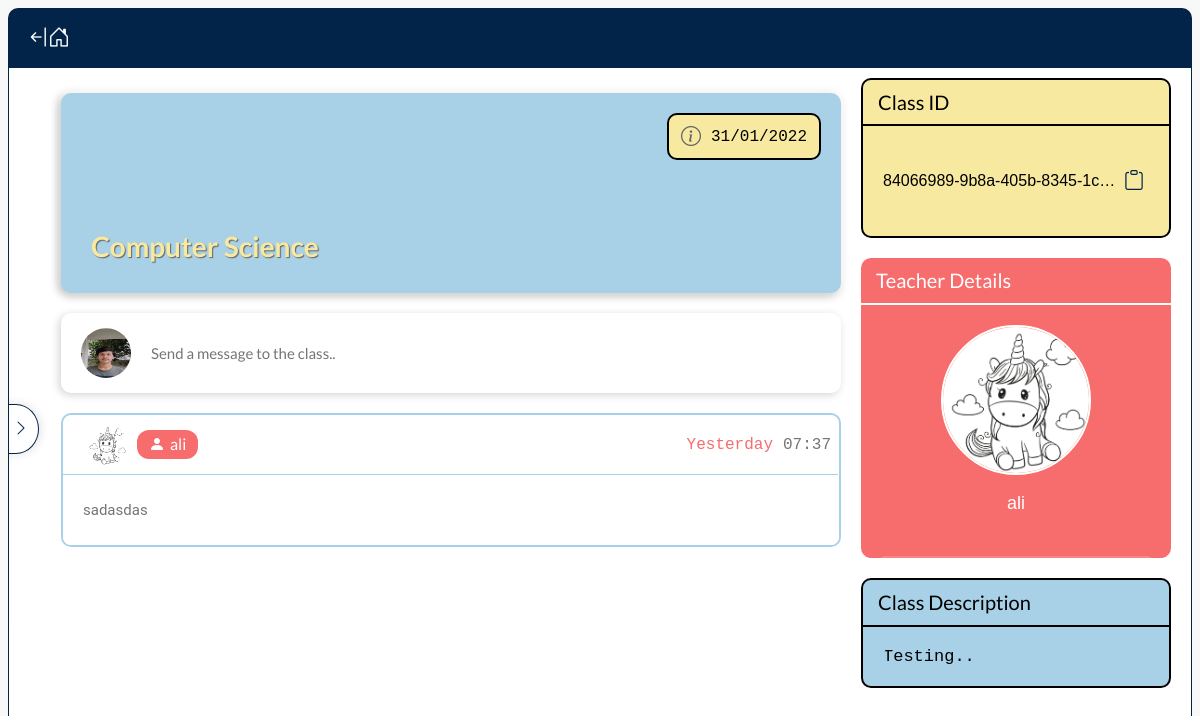
Before: /class/840669899b8a405b83451c50ae6abf59/ (signed in) with the older database file.
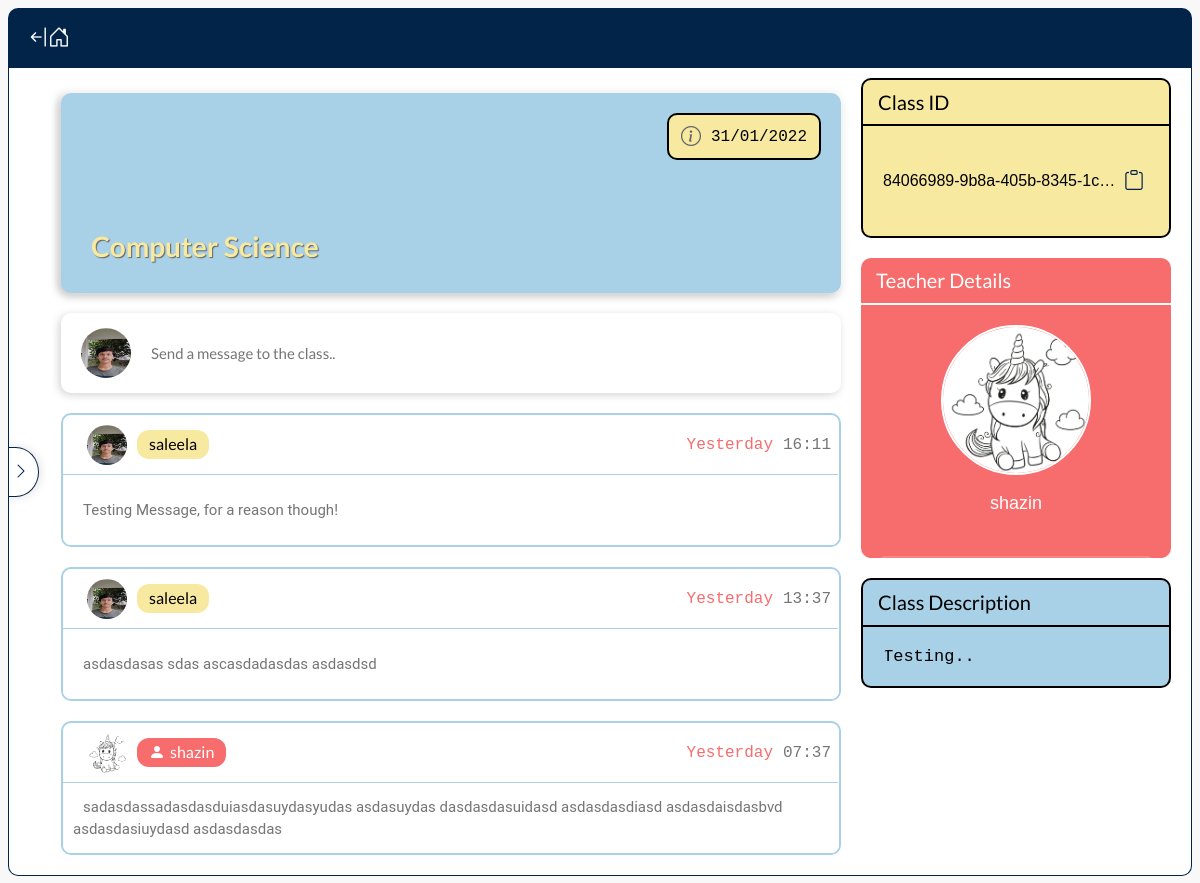
After: the same page with the newer database file.
### classmenu/models.py (models this page shows, shortened)
class MessagePublic(models.Model):
    content = models.CharField(max_length=300, blank=False, null=False)
    class_obj = models.ForeignKey(Class, on_delete=models.CASCADE)
    user = models.ForeignKey(CustomUser, on_delete=models.CASCADE)
    files = models.ManyToManyField(File, blank=True)
    urls = models.ManyToManyField(Url, blank=True)
    date = models.DateTimeField(auto_now_add=True)
    @property
    def formatted_date(self):
        from home.backends import check_if_today_or_yesterday
        return check_if_today_or_yesterday(self.date)
    @property
    def time_only(self):
        from home.backends import get_IST_from_UTC, add_zero_to_left
        ISTDate = get_IST_from_UTC(self.date)
        return f'{add_zero_to_left(ISTDate.hour)}:{add_zero_to_left(ISTDate.minute)}'

### register/models.py (models this page shows, shortened)
class CustomUser(AbstractBaseUser):
    email = models.EmailField(verbose_name='email', max_length=254, unique=True)
    username = models.CharField(max_length=30, unique=False)
    date_joined = models.DateTimeField(verbose_name='date joined', auto_now_add=True)
    last_login = models.DateTimeField(verbose_name='last login', auto_now=True)
    is_admin = models.BooleanField(default=False)
    is_active = models.BooleanField(default=True)
    is_staff = models.BooleanField(default=False)
    is_superuser = models.BooleanField(default=False)
    account_type = models.CharField(max_length=7, choices=ACCOUNT_TYPES, blank=False, null=False)
    profile_pic = models.ImageField(blank=True, upload_to=get_image_upload_location, default='profile/default.jpg')
    bio = models.TextField(max_length=300, null=True, blank=True)
    is_email_verified = models.BooleanField(default=False)
    image_storage_id = models.UUIDField(default=uuid.uuid4, editable=False)
    objects = CustomUserManager()
    USERNAME_FIELD = 'email'
    REQUIRED_FIELDS = ['username', 'account_type']
    @property
    def profile_pic_path(self):
        return f'/media/{self.profile_pic}'

### home/models.py (models this page shows, shortened)
class Class(models.Model):
    id = models.UUIDField(primary_key=True, default=uuid.uuid4, editable=False)
    teacher = models.ForeignKey(CustomUser, on_delete=models.CASCADE)
    title = models.CharField(max_length=80, null=False, blank=False)
    description = models.CharField(max_length=300, null=False, blank=False)
    date_started = models.DateTimeField(auto_now_add=True)
    active = models.BooleanField(default=True)
    @property
    def formatted_date(self):
        from .backends import check_if_today_or_yesterday
        return check_if_today_or_yesterday(self.date_started)

### classmenu/views.py (the view)
# urls.py: path('<classID>/', ClassMenuView.as_view()),
class ClassMenuView(View):
    @classentry_check()
    def get(self, request, classID):
        classObj = Class.objects.get(id=classID)
        return render(request, 'classmenu/class.html', {
            'classObj' : classObj,
            'msgObjects' : classObj.messagepublic_set.all(),
        })

### templates/classmenu/class.html (shortened to what this page needs)
{% extends 'classmenu/base.html' %}
{% load static %}
{% block headextraextra %}
<link rel='stylesheet' href="{% static 'css/classmenu/class.css' %}">
{% endblock headextraextra %}
{% block bodyextra %}
<div class="main-content">
    <div class="item header">
        <div class="date-box">
            <i class="bi bi-info-circle"></i>
            <span>{{ classObj.formatted_date }}</span>
        </div>
        <h1>{{ classObj.title }}</h1>
    </div>
    <div class="item msg-div">
        <div class="dummy-overlay">
            <img src="{{ user.profile_pic_path }}">
            <span>Send a message to the class..</span>
        </div>
                        {% include 'blocks/attach-files.html' %}
    </div>
    <div class="all-messages">
        {% for msgObj in msgObjects %}
            <div class="item recieve-msg">
                <div class="top-bar">
                    <img src="{{ msgObj.user.profile_pic_path }}">
                    {% if msgObj.user == classObj.teacher %}
                        <div class="sender-name" style="color: white; background-color: var(--tertiary-color);">
                            <i class="bi bi-person-fill"></i>
                    {% else %}
                        <div class="sender-name">
                    {% endif %}
                            <span>{{ msgObj.user.username }}</span>
                        </div>
                    {% if msgObj.formatted_date == 'Today' or msgObj.formatted_date == 'Yesterday' %}
                        <div class="date" style="color: var(--tertiary-color)"><span>{{ msgObj.formatted_date }}</span></div>
                        {% else %}
                        <div class="date" style="color: rgb(71, 71, 71)"><span>{{ msgObj.formatted_date }}</span></div>
                    {% endif %}
                    <div class="time"><span>{{ msgObj.time_only }}</span></div>
                </div>
                <div class="content-box">
                    <p>{{ msgObj.content }}</p>
                </div>
            </div>
        {% endfor %}
    </div>
</div>
<div class="right-content" tabindex="0">
    <div class="item class-id">
        <div class="header">Class ID</div>
        <div class="id-box">
            <span>{{ classObj.id }}</span>
            <div class="icon-box" title="copy">
                <i class="bi bi-clipboard"></i>
            </div>
        </div>
    </div>
    <div class="item teacher-details">
        <div class="header">Teacher Details</div>
        <div class="sub-box">
            <img src="{{ classObj.teacher.profile_pic_path }}"></img>
            <div class="name-box"><p>{{ classObj.teacher.username }}</p></div>
        </div>
        <div class="extra-box">
            <div class="bio-box">{{ classObj.teacher.bio }}</div>
        </div>
    </div>
    <div class="item class-desc">
        <div class="header">Class Description</div>
        <div class="sub-box">
            <div class="desc-box">{{ classObj.description }}</div>
        </div>
    </div>
</div>
{% endblock bodyextra %}

Changed rows visible on the page:
changed through a linked row, Class "Computer Science": teacher.username "ali" → "shazin"
changed MessagePublic: user.username "ali" → "shazin"; content "sadasdas" → "sadasdassadasdasduiasdasuydasyudas asdasuydas dasdasdasuidasd asdasdasdiasd asdasdaisdasbvd asdasdasiuydasd asdasdasdas"
added MessagePublic: user.profile_pic_path (picture), user.username "saleela", formatted_date "Yesterday", time_only "13:37", content "asdasdasas sdas ascasdadasdas asdasdsd"
added MessagePublic: user.profile_pic_path (picture), user.username "saleela", formatted_date "Yesterday", time_only "16:11", content "Testing Message, for a reason though!"
